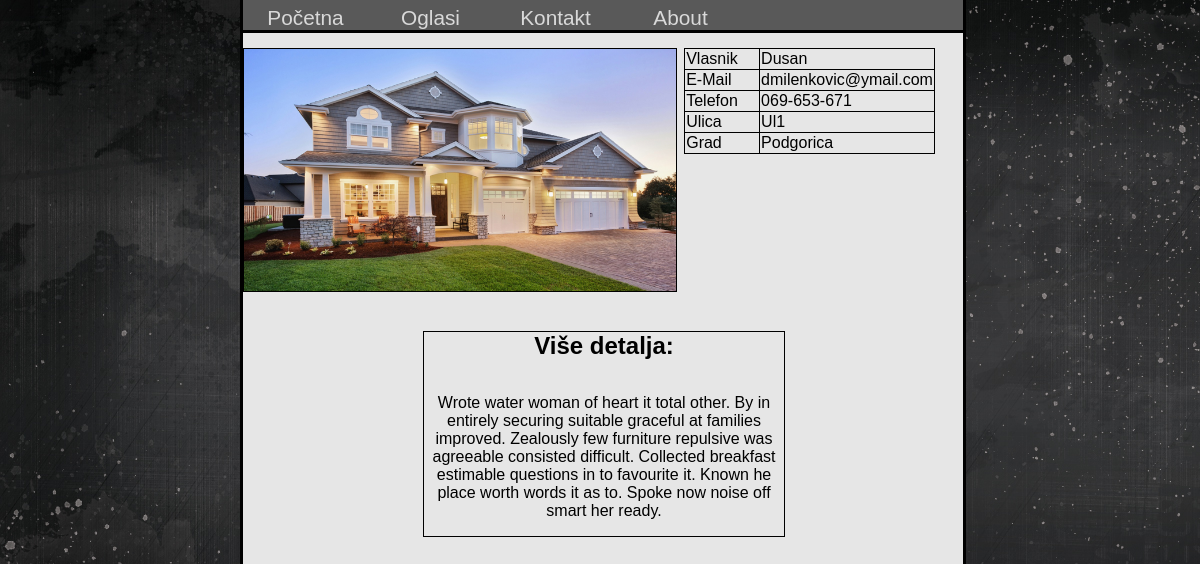
Screenshot of /modules/index.php with the database file from the repository.
### tables this page shows
CREATE TABLE `oglas` (
  `id` int(11) NOT NULL,
  `n_id` int(11) DEFAULT NULL,
  `u_username` varchar(20) NOT NULL,
  `opis` varchar(500) DEFAULT NULL,
  `kratki_opis` varchar(200) NOT NULL
);

CREATE TABLE `nekretnina` (
  `id` int(11) NOT NULL,
  `slika` varchar(100) DEFAULT NULL,
  `grad` varchar(20) DEFAULT NULL,
  `ulica` varchar(30) DEFAULT NULL
);

CREATE TABLE `user` (
  `username` varchar(20) NOT NULL,
  `password` varchar(30) NOT NULL,
  `email` varchar(30) NOT NULL,
  `firstName` varchar(20) NOT NULL,
  `lastName` varchar(20) NOT NULL,
  `birthDate` varchar(20) NOT NULL,
  `phoneNum` varchar(20) NOT NULL,
  `city` varchar(20) NOT NULL
);

### modules/index.php (the view, shortened to what this page needs)
<!doctype html>
<html>
<head>
	<link rel="stylesheet" type="text/css" href="../css/index.css">
	<link rel="stylesheet" type="text/css" href="../css/navbar.css">
</head>
<body>
	<?php
		$user = "root";
		$pass = "";
		$dbname = "agencija_nekretnine";
		$conn = new mysqli("localhost", $user, $pass, $dbname);
		if(isset($_GET["num"]))
			$index = $_GET["num"];
		else
			$index = 1;
		$sql = "select firstName, email, phoneNum, opis, slika, grad, ulica from
		oglas as o, nekretnina as n, user as u where o.n_id=n.id and o.u_username=u.username and o.id=".$index;
		$result = mysqli_query($conn, $sql);
		if($result->num_rows == 1)
		{
			$row = $result->fetch_assoc();
		}
	?>
	<div id="center">
		<ul id="navbar">
			<li>
				<a href="homepage.php">Početna</a>
			</li>
			<li>
				<a href="oglasi.php?page=1">Oglasi</a>
			</li>
			<li>
				<a href="contact.php">Kontakt</a>
			</li>
			<li>
				<a href="about.php">About</a>
			</li>
			<li>
			</li>
			<li>
			</li>
			<li>
			</li>
		</ul>
		<div id="oglas">
			<div id="slika">
				<img src="<?php echo $row["slika"]; ?>">
			</div>
			<div id="tblinfo">
				<table>
					<tr>
						<td>
							Vlasnik
						</td>
						<td>
							<?php echo $row["firstName"]; ?>
						</td>
					</tr>
					<tr>
						<td>
							E-Mail
						</td>
						<td>
							<?php echo $row["email"]; ?>
						</td>
					</tr>
					<tr>
						<td>
							Telefon
						</td>
						<td>
							<?php echo $row["phoneNum"]; ?>
						</td>
					</tr>
					<tr>
						<td>
							Ulica
						</td>
						<td>
							<?php echo $row["ulica"]; ?>
						</td>
					</tr>
					<tr>
						<td>
							Grad
						</td>
						<td>
							<?php echo $row["grad"]; ?>
						</td>
					</tr>
				</table>
			</div>
			<div id="opis">
				<h2>Više detalja:</h2>
			<br>
				<p id="opisp"><?php echo $row["opis"]; ?></p>
			</div>
		</div>
	</div>
</body>
</html>

### css/index.css (style rules this page uses)
#slika { display: inline-block; margin-top: 15px; width: 60%; border: 1px solid black; overflow: hidden; float: left; }
#slika img { margin-bottom: -5px; width: 100%; height: auto; }
#tblinfo table { display: inline-block; margin-top: 15px; margin-left: 1%; width: 38%; overflow: hidden; border-collapse: collapse; }
#tblinfo td:nth-child(odd) { border: 1px solid black; width: 30%; }
#tblinfo td:nth-child(even) { border: 1px solid black; width: 70%; }
#opis { display: block; margin-top: 24%; margin-left: 25%; margin-right: 25%; width: 50%; border: 1px solid black; overflow: hidden; }
h2 { text-align: center; margin: 0; }
#opisp { text-align:center; }

### css/navbar.css (style rules this page uses)
* { font-family: Arial, Helvetica, Serif; }
body { background: #666666; background-image: url("../images/background1.jpg"); }
#center { background: #e6e6e6; position: absolute; left: 20%; top: 0; width: 60%; min-height: 105%; border-left: 3px solid black; border-right: 3px solid black; overflow: hidden; }
#navbar { top: 0; background: #595959; list-style: none; padding: 0; margin: 0; height: 4%; border-bottom: 3px solid black; overflow: hidden; }
#navbar li { height: 100%; float: left; padding-top: 6px; min-width: 125px; box-sizing: border-box; }
#navbar a { display: block; font-size: 130%; color: #d9d9d9; text-decoration: none; text-align: center; margin: 0; }

### rows the page displays
oglas: n.slika (picture), user.firstName "Dusan", user.email "dmilenkovic@ymail.com", user.phoneNum "069-653-671", n.ulica "Ul1", n.grad "Podgorica", opis "Wrote water woman of heart it total other. By in entirely securing suitable graceful at families improved. Zealously few furniture repulsive was agreeable consisted difficult. Collected breakfast estimable questions in to favourite it. Known he place worth words it as to. Spoke now noise off smart her ready."
